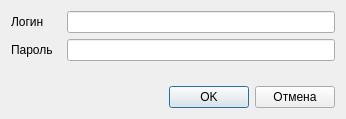
<?xml version="1.0" encoding="UTF-8"?>
<ui version="4.0">
 <class>authorization</class>
 <widget class="QDialog" name="authorization">
  <property name="geometry">
   <rect>
    <x>0</x>
    <y>0</y>
    <width>346</width>
    <height>119</height>
   </rect>
  </property>
  <property name="windowTitle">
   <string>Авторизация</string>
  </property>
  <property name="sizeGripEnabled">
   <bool>false</bool>
  </property>
  <property name="modal">
   <bool>false</bool>
  </property>
  <layout class="QVBoxLayout" name="verticalLayout">
   <item>
    <layout class="QHBoxLayout" name="horizontalLayout_2">
     <item>
      <widget class="QLabel" name="label">
       <property name="enabled">
        <bool>true</bool>
       </property>
       <property name="minimumSize">
        <size>
         <width>50</width>
         <height>0</height>
        </size>
       </property>
       <property name="text">
        <string>Логин</string>
       </property>
      </widget>
     </item>
     <item>
      <widget class="QLineEdit" name="lineEdit">
       <property name="minimumSize">
        <size>
         <width>150</width>
         <height>0</height>
        </size>
       </property>
       <property name="text">
        <string/>
       </property>
      </widget>
     </item>
    </layout>
   </item>
   <item>
    <layout class="QHBoxLayout" name="horizontalLayout">
     <item>
      <widget class="QLabel" name="label_2">
       <property name="sizePolicy">
        <sizepolicy hsizetype="Fixed" vsizetype="Fixed">
         <horstretch>0</horstretch>
         <verstretch>0</verstretch>
        </sizepolicy>
       </property>
       <property name="minimumSize">
        <size>
         <width>50</width>
         <height>0</height>
        </size>
       </property>
       <property name="text">
        <string>Пароль</string>
       </property>
      </widget>
     </item>
     <item>
      <widget class="QLineEdit" name="lineEdit_2">
       <property name="minimumSize">
        <size>
         <width>150</width>
         <height>0</height>
        </size>
       </property>
       <property name="text">
        <string/>
       </property>
      </widget>
     </item>
    </layout>
   </item>
   <item>
    <spacer name="verticalSpacer">
     <property name="orientation">
      <enum>Qt::Vertical</enum>
     </property>
     <property name="sizeHint" stdset="0">
      <size>
       <width>20</width>
       <height>40</height>
      </size>
     </property>
    </spacer>
   </item>
   <item>
    <layout class="QHBoxLayout" name="horizontalLayout_4">
     <item>
      <spacer name="horizontalSpacer">
       <property name="orientation">
        <enum>Qt::Horizontal</enum>
       </property>
       <property name="sizeHint" stdset="0">
        <size>
         <width>40</width>
         <height>20</height>
        </size>
       </property>
      </spacer>
     </item>
     <item>
      <widget class="QPushButton" name="pushButton_2">
       <property name="text">
        <string>OK</string>
       </property>
      </widget>
     </item>
     <item>
      <widget class="QPushButton" name="pushButton">
       <property name="text">
        <string>Отмена</string>
       </property>
      </widget>
     </item>
    </layout>
   </item>
  </layout>
 </widget>
 <resources/>
 <connections/>
</ui>
